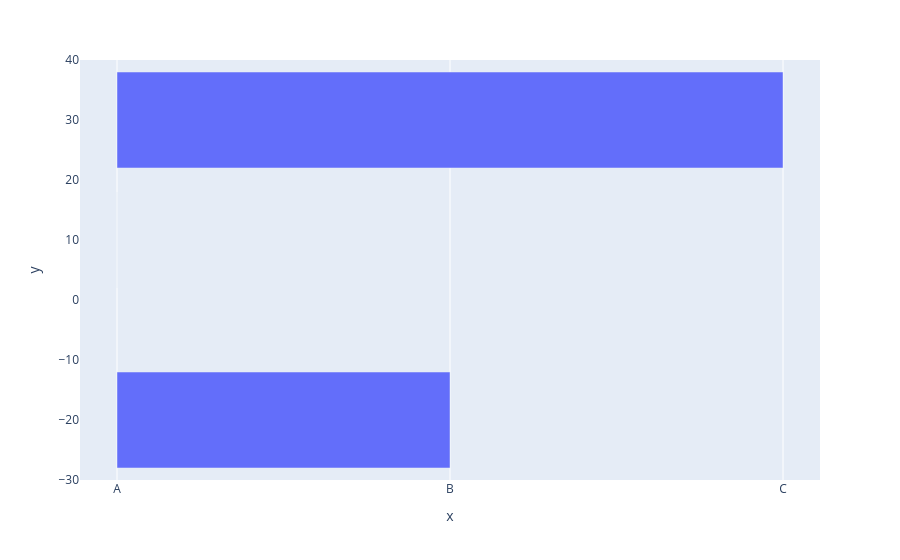

Source (notebook cell):
### Code cell
data= pd.DataFrame({"c":["A","B","C"], "v":[10,-20,30]})
px.bar(x=data.c, y=data.v, orientation="h")

### Figure 1 — Plotly figure (JSON) as saved in the notebook; plotly's stock layout.template omitted (floating-point values rounded to 4 significant figures)
{"data": [{"alignmentgroup": "True", "hovertemplate": "x=%{x}<br>y=%{y}<extra></extra>", "legendgroup": "", "marker": {"color": "#636efa", "pattern": {"shape": ""}}, "name": "", "offsetgroup": "", "orientation": "h", "showlegend": false, "textposition": "auto", "type": "bar", "x": ["A", "B", "C"], "xaxis": "x", "y": [10, -20, 30], "yaxis": "y"}], "layout": {"barmode": "relative", "legend": {"tracegroupgap": 0}, "margin": {"t": 60}, "xaxis": {"anchor": "y", "domain": [0, 1], "title": {"text": "x"}}, "yaxis": {"anchor": "x", "domain": [0, 1], "title": {"text": "y"}}}}
